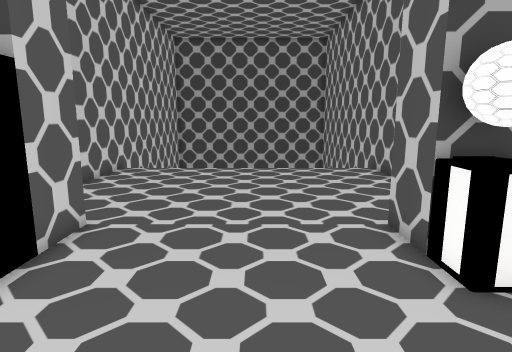
View 1 (above)

15 first-person views from a walk through a 3-D level made in the Unity game engine. The camera is 1.4 m above the floor, tilts 10° down and sees 75° across. The floor is counted in squares, 0.5 m on a side. Each view is taken from the middle of a square. On the plan, view 1 faces up. The plan holds only what a view shows up to about 20 squares ahead; the rest is blank. The place goes on beyond the plan. Door leaves are left out, so doorways stand open. Some surface patterns are stand-ins.

View 2
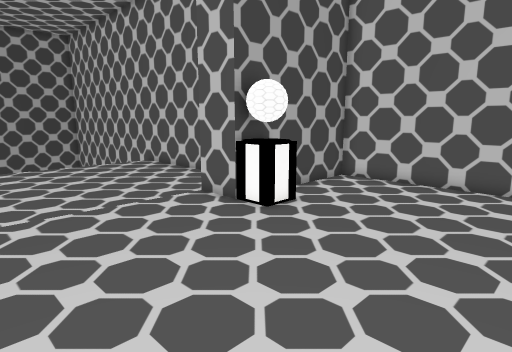

View 3
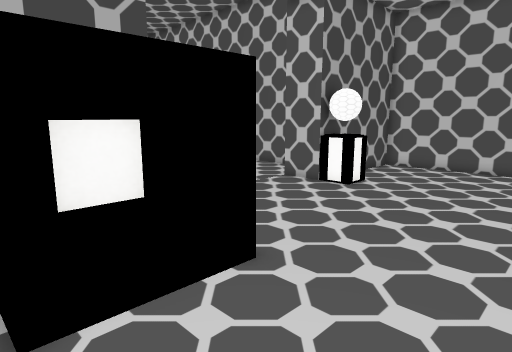

View 4
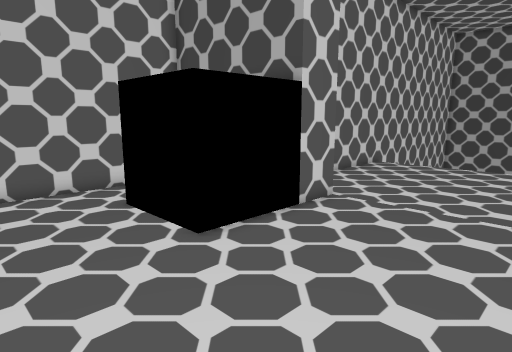

View 5
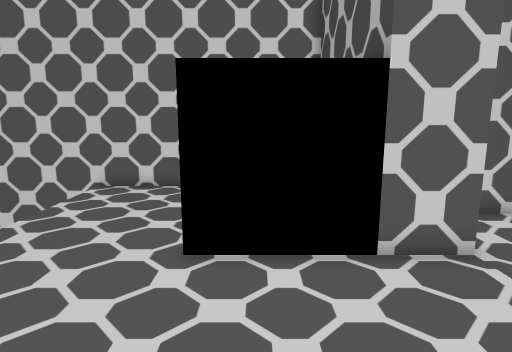

View 6
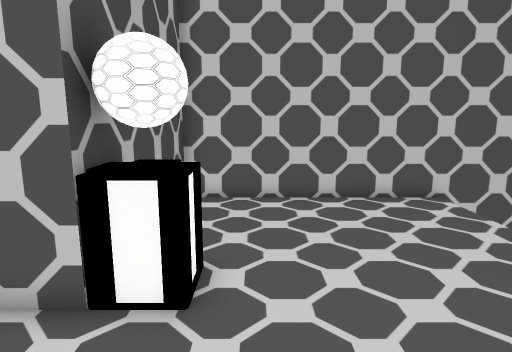

View 7
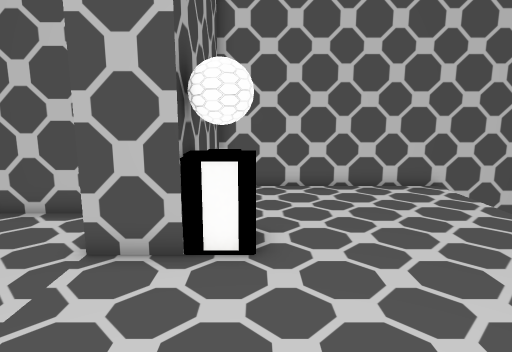

View 8
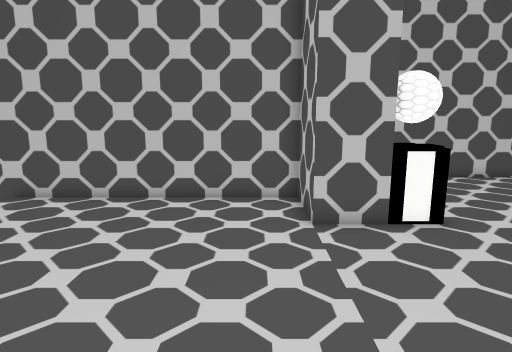

View 9
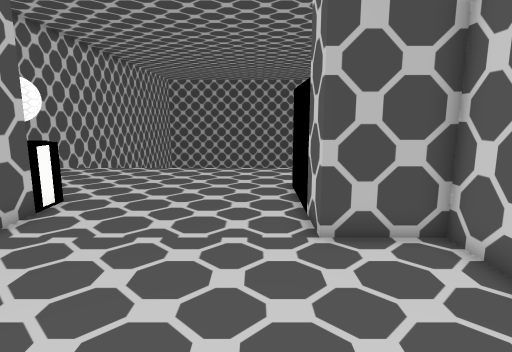

View 10
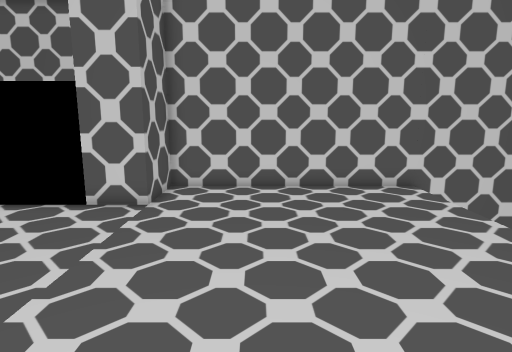

View 11
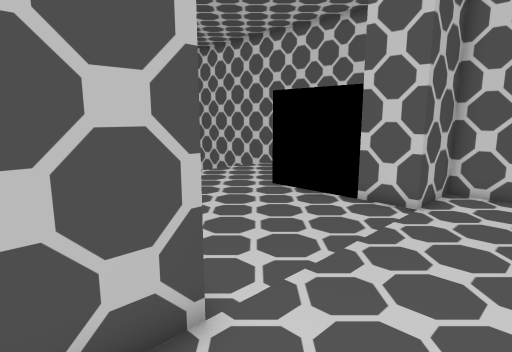

View 12
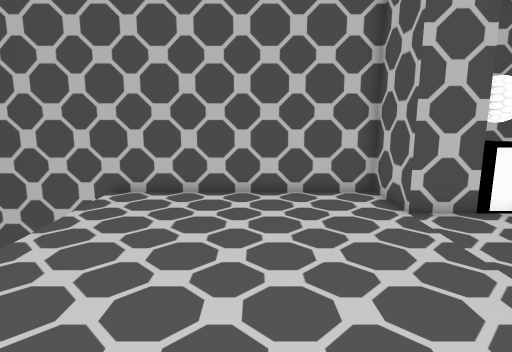

View 13
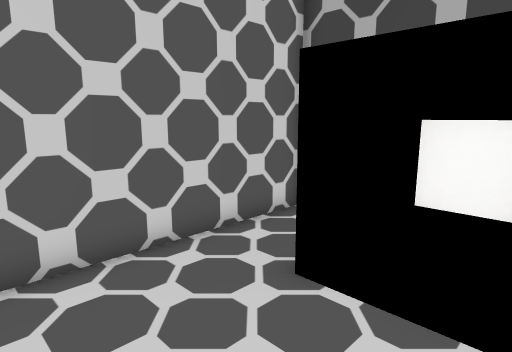

View 14
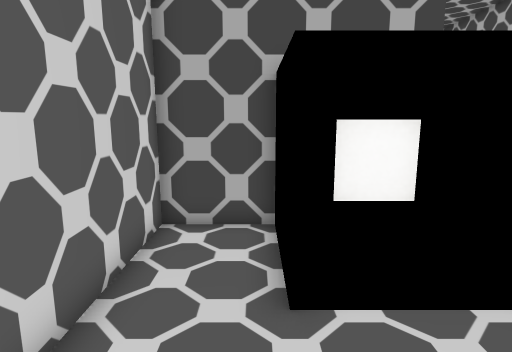

View 15
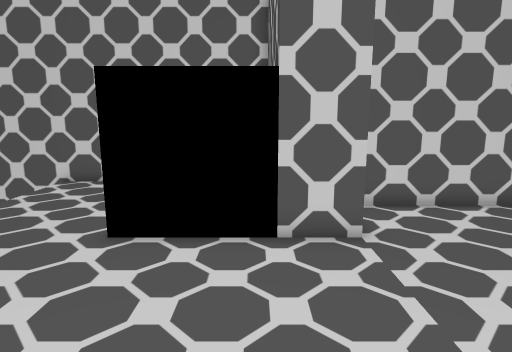

### Floor plan
Key: @ floor where view 1 was taken; # wall or solid block; . floor; D open door; v drop or lower ground; P pedestal; O other object.
Columns run from 12 left of view 1 to 11 right of it. Each row starts with its distance up from view 1.
 21      v             #
 20      v             #
 19     #v             #
 18     # .............#
 17     # .............#
 16     # .............#
 15     # .............#
 14     # .............#
 13     # .............#
 12     # .............#
 11     # .............#
 10     # .............#
  9     # .............#
  8     ####DDDDDDDD####
  7 #####  #DDDDDDDD########
  6 #      OO.......PP     #
  5 # .. OOOO.......PP.....#
  4 # ..    O..............#
  3 # ..O  OO..............#
  2 # .....................#
  1 # .....................#
  0 # ..........@..........#
 -1 # .....................#
 -2 # .....................#
 -3 #v                     #
 -4  v                     #
 -5  v                     #

Positions as (right, up) in squares from view 1, and headings:
1: (0, 0), facing up
2: (-4, -2), facing up-right
3: (-9, -2), facing up-right
4: (2, -2), facing up-left
5: (2, 4), facing left
6: (-1, 4), facing right
7: (-3, 5), facing right
8: (-5, 10), facing right
9: (-3, 16), facing down
10: (6, 12), facing left
11: (6, 12), facing down-left
12: (-6, 13), facing right
13: (-5, -2), facing up-left
14: (-9, -2), facing up
15: (3, 6), facing left
